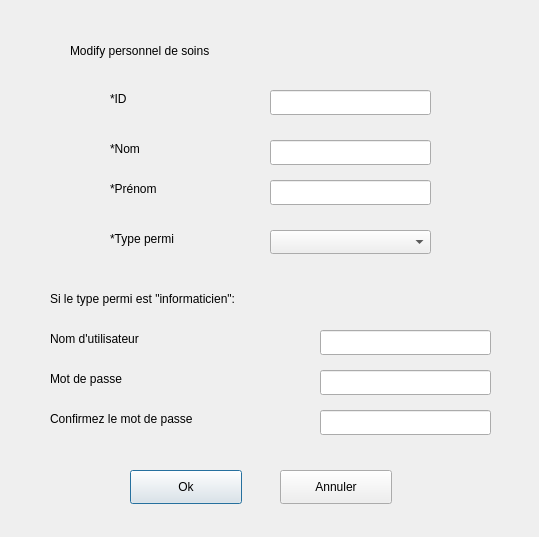
<?xml version="1.0" encoding="UTF-8"?>
<ui version="4.0">
 <class>ModifyPersonnelSoinsWindow</class>
 <widget class="QDialog" name="ModifyPersonnelSoinsWindow">
  <property name="geometry">
   <rect>
    <x>0</x>
    <y>0</y>
    <width>539</width>
    <height>537</height>
   </rect>
  </property>
  <property name="windowTitle">
   <string>Modifier Personnel de soins</string>
  </property>
  <widget class="QLineEdit" name="confirmPasswordEdit">
   <property name="geometry">
    <rect>
     <x>320</x>
     <y>410</y>
     <width>171</width>
     <height>25</height>
    </rect>
   </property>
  </widget>
  <widget class="QPushButton" name="OkButton">
   <property name="geometry">
    <rect>
     <x>130</x>
     <y>470</y>
     <width>112</width>
     <height>34</height>
    </rect>
   </property>
   <property name="text">
    <string>Ok</string>
   </property>
  </widget>
  <widget class="QPushButton" name="cancelButton">
   <property name="geometry">
    <rect>
     <x>280</x>
     <y>470</y>
     <width>112</width>
     <height>34</height>
    </rect>
   </property>
   <property name="text">
    <string>Annuler</string>
   </property>
  </widget>
  <widget class="QComboBox" name="typePermicomboBox">
   <property name="geometry">
    <rect>
     <x>270</x>
     <y>230</y>
     <width>161</width>
     <height>24</height>
    </rect>
   </property>
  </widget>
  <widget class="QLineEdit" name="nomEdit">
   <property name="geometry">
    <rect>
     <x>270</x>
     <y>140</y>
     <width>161</width>
     <height>25</height>
    </rect>
   </property>
  </widget>
  <widget class="QLineEdit" name="prenomEdit">
   <property name="geometry">
    <rect>
     <x>270</x>
     <y>180</y>
     <width>161</width>
     <height>25</height>
    </rect>
   </property>
  </widget>
  <widget class="QLabel" name="label_8">
   <property name="geometry">
    <rect>
     <x>50</x>
     <y>290</y>
     <width>371</width>
     <height>18</height>
    </rect>
   </property>
   <property name="text">
    <string>Si le type permi est &quot;informaticien&quot;:</string>
   </property>
  </widget>
  <widget class="QLabel" name="label">
   <property name="geometry">
    <rect>
     <x>110</x>
     <y>90</y>
     <width>81</width>
     <height>18</height>
    </rect>
   </property>
   <property name="text">
    <string>*ID</string>
   </property>
  </widget>
  <widget class="QLineEdit" name="idEdit">
   <property name="geometry">
    <rect>
     <x>270</x>
     <y>90</y>
     <width>161</width>
     <height>25</height>
    </rect>
   </property>
  </widget>
  <widget class="QLabel" name="label_2">
   <property name="geometry">
    <rect>
     <x>110</x>
     <y>140</y>
     <width>81</width>
     <height>18</height>
    </rect>
   </property>
   <property name="text">
    <string>*Nom</string>
   </property>
  </widget>
  <widget class="QLineEdit" name="usernameEdit">
   <property name="geometry">
    <rect>
     <x>320</x>
     <y>330</y>
     <width>171</width>
     <height>25</height>
    </rect>
   </property>
  </widget>
  <widget class="QLineEdit" name="passwordEdit">
   <property name="geometry">
    <rect>
     <x>320</x>
     <y>370</y>
     <width>171</width>
     <height>25</height>
    </rect>
   </property>
  </widget>
  <widget class="QLabel" name="label_6">
   <property name="geometry">
    <rect>
     <x>50</x>
     <y>370</y>
     <width>121</width>
     <height>18</height>
    </rect>
   </property>
   <property name="text">
    <string>Mot de passe</string>
   </property>
  </widget>
  <widget class="QLabel" name="modifyPersonnelSoinsLabel">
   <property name="geometry">
    <rect>
     <x>70</x>
     <y>20</y>
     <width>441</width>
     <height>61</height>
    </rect>
   </property>
   <property name="text">
    <string>Modify personnel de soins</string>
   </property>
  </widget>
  <widget class="QLabel" name="label_5">
   <property name="geometry">
    <rect>
     <x>50</x>
     <y>330</y>
     <width>151</width>
     <height>18</height>
    </rect>
   </property>
   <property name="text">
    <string>Nom d'utilisateur</string>
   </property>
  </widget>
  <widget class="QLabel" name="label_3">
   <property name="geometry">
    <rect>
     <x>110</x>
     <y>180</y>
     <width>81</width>
     <height>18</height>
    </rect>
   </property>
   <property name="text">
    <string>*Prénom</string>
   </property>
  </widget>
  <widget class="QLabel" name="label_7">
   <property name="geometry">
    <rect>
     <x>50</x>
     <y>410</y>
     <width>231</width>
     <height>18</height>
    </rect>
   </property>
   <property name="text">
    <string>Confirmez le mot de passe</string>
   </property>
  </widget>
  <widget class="QLabel" name="label_4">
   <property name="geometry">
    <rect>
     <x>110</x>
     <y>230</y>
     <width>111</width>
     <height>18</height>
    </rect>
   </property>
   <property name="text">
    <string>*Type permi</string>
   </property>
  </widget>
 </widget>
 <resources/>
 <connections/>
</ui>
